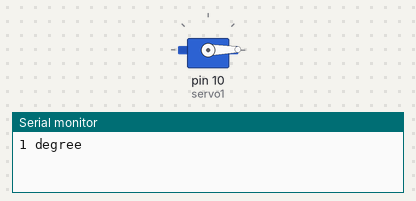
Bench run of a sketch on a simulated Arduino Uno, built with avr-gcc and run on an emulated ATmega328P. On the bench: servo, the last lines printed to the serial monitor.

Above: at 0.05 s.
At 2.05 s:
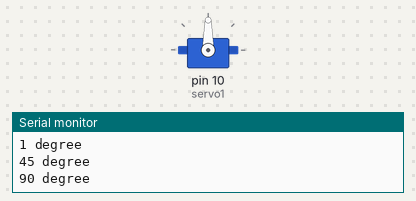
At 4.0 s:
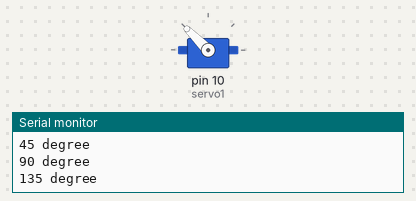
At 8.0 s:
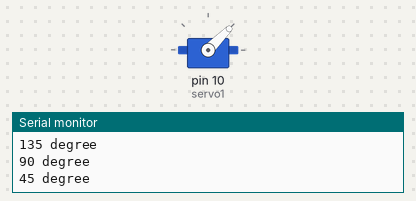
Timing chart, 0 to 10.4 s (numbered marks = the images above):
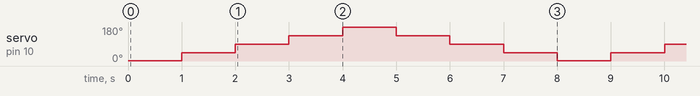

Measured:
- by itself, servo on pin 10 (servo1): repeats every 8.0 s: 90° 1.0 s, 135° 1.0 s, 179° 1.0 s, 135° 1.0 s, 90° 1.0 s, 45° 1.0 s, 1° 1.0 s, 45° 1.0 s

The sketch:

ServoControlSweep.ino
```cpp
/*
Include the servo library.  The library is some additional code
found in your libraries folder.  This allows us to interface easily
with other devices
*/
#include <Servo.h>

// create servo object to control a servo
Servo servo1;

void setup() {
  // put your setup code here, to run once:

  // attaches the servo on pin 10 to the servo object
  servo1.attach(10);
  Serial.begin(9600);
}

void loop() {
  // put your main code here, to run repeatedly:
  // Send the servo to 0 degrees, 90 degrees, 180 degrees, and back.
  servo1.write(1);
  Serial.println("1 degree");
  delay(1000);
  servo1.write(45);
  Serial.println("45 degree");
  delay(1000);
  servo1.write(90);
  Serial.println("90 degree");
  delay(1000);
  servo1.write(135);
  Serial.println("135 degree");
  delay(1000);
  servo1.write(179);
  Serial.println("179 degree");
  delay(1000);
  servo1.write(135);
  Serial.println("135 degree");
  delay(1000);
  servo1.write(90);
  Serial.println("90 degree");
  delay(1000);
  servo1.write(45);
  Serial.println("45 degree");
  delay(1000);
}
```
